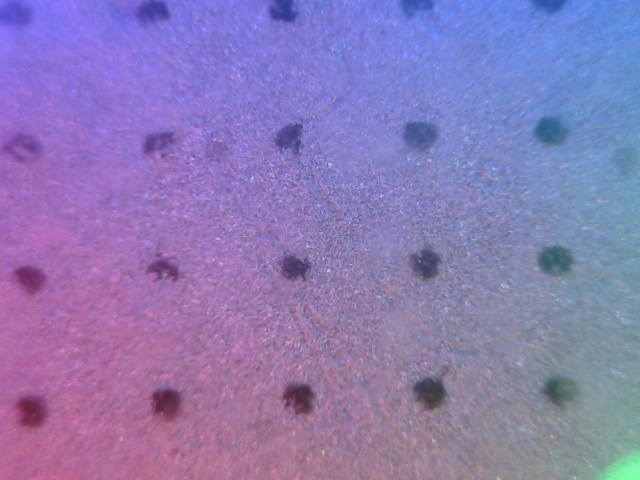
#> input picture gelsight_heightmap_reconstruction-master/python_version/test_data/ref.jpg, 640 x 480 px
$ python -i calibration.py   (imports and definitions only)   (older library calls are emulated)
#> lines starting #> are read from the running program, lines starting #| are printed output that depends on the picture
import cv2
import numpy as np
import matplotlib.pyplot as plt
import glob
from fast_poisson import fast_poisson
from mpl_toolkits.mplot3d import Axes3D
from scipy import signal
from skimage.restoration import inpaint

class calibration:
    def __init__(self):
        self.BallRad= 7.6/2 #4.76/2 #mm
        self.Pixmm = .10577     #.10577 #4.76/100 #0.0806 * 1.5 mm/pixel
        self.ratio = 1/2.
        self.red_range = [-90, 90]
        self.green_range = [-90, 90] #[-60, 50]
        self.blue_range = [-90, 90] # [-80, 60]
        self.red_bin = int((self.red_range[1] - self.red_range[0])*self.ratio)
        self.green_bin = int((self.green_range[1] - self.green_range[0])*self.ratio)
        self.blue_bin = int((self.blue_range[1] - self.blue_range[0])*self.ratio)
        self.zeropoint = [-90, -90, -90];
        self.lookscale = [180., 180., 180.]
        self.bin_num = 90
        self.abe_array = np.load('abe_corr.npz') # change this with your aberration array
        self.x_index = self.abe_array['x']
        self.y_index = self.abe_array['y']


    def crop_image(self, img, pad):
        return img[pad:-pad,pad:-pad]

    # [286 lines left out: functions mask_marker, find_dots, make_mask, contact_detection, get_gradient, get_gradient_v2 and 1 more, not called in this run]


# [38 lines not run here, left out]
# [77 lines of commented-out code are left out]

>>> import cv2
>>> picture = cv2.imread('test_data/ref.jpg', cv2.IMREAD_GRAYSCALE)
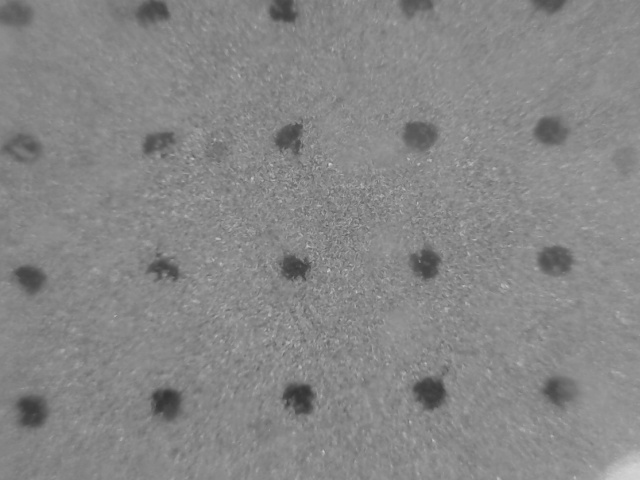
#> picture: shape (480, 640); min 51, max 211, mean 134.6
#> (the run stopped early here; a loop or call above may not have finished)

$ run again, on gelsight_heightmap_reconstruction-master/python_version/test_data/sample_3.jpg
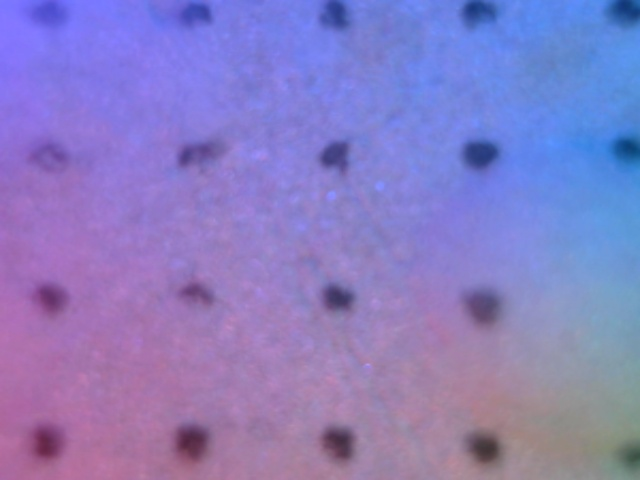
#> input picture gelsight_heightmap_reconstruction-master/python_version/test_data/sample_3.jpg, 640 x 480 px
#> `picture = cv2.imread('test_data/ref.jpg', cv2.IMREAD_GRAYSCALE)`:
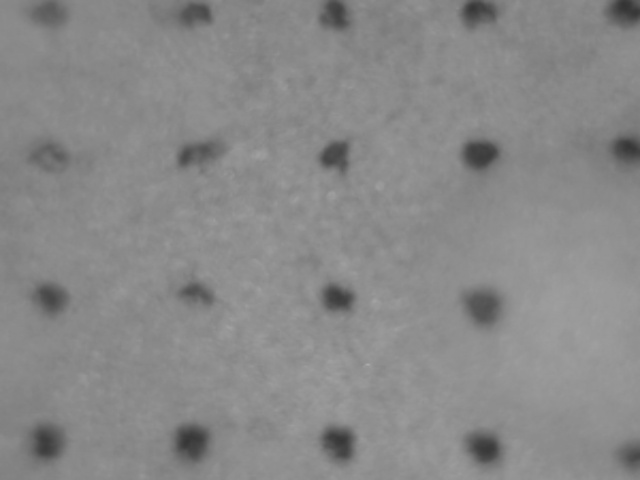
#> picture: shape (480, 640); min 52, max 171, mean 136.8

$ run again, on gelsight_heightmap_reconstruction-master/python_version/test_data/sample_4.jpg
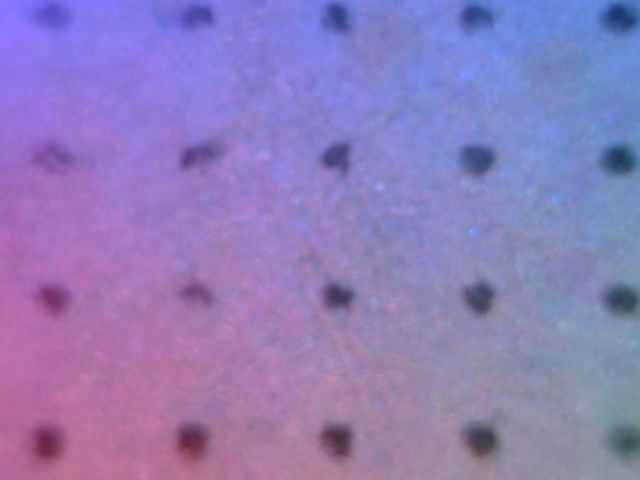
#> input picture gelsight_heightmap_reconstruction-master/python_version/test_data/sample_4.jpg, 640 x 480 px
#> `picture = cv2.imread('test_data/ref.jpg', cv2.IMREAD_GRAYSCALE)`:
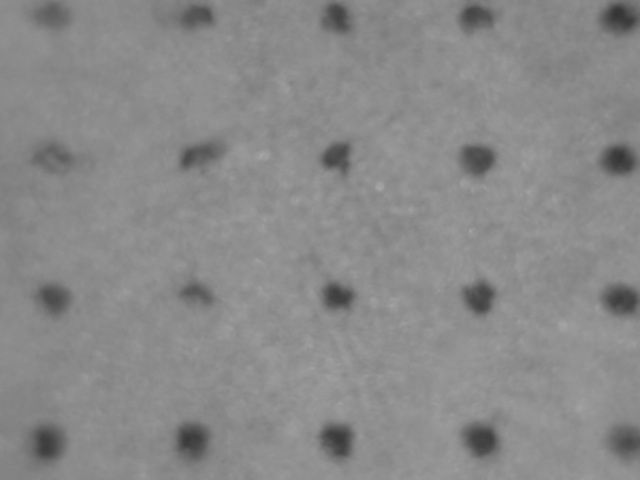
#> picture: shape (480, 640); min 53, max 169, mean 137.6
